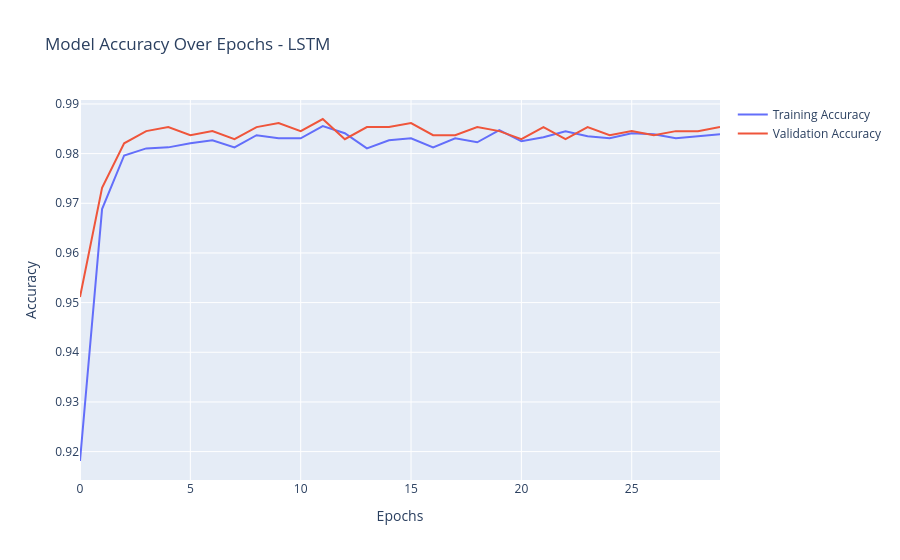

Notebook code cell kept with this figure:
### Markdown cell above
**Biểu đồ Accuracy qua các Epochs**:

Biểu đồ thể hiện sự thay đổi của **độ chính xác (Accuracy)** trong quá trình huấn luyện:

- **Training Accuracy**: độ chính xác trên tập huấn luyện.  
- **Validation Accuracy**: độ chính xác trên tập validation.  

Mục đích:  
- Quan sát quá trình học của mô hình.  
- Phát hiện tình trạng **overfitting** (khi training accuracy tăng cao nhưng validation accuracy không tăng hoặc giảm).  
- Đánh giá tính ổn định của mô hình qua số epoch.

### Code cell
# Vẽ biểu đồ Accuracy theo epochs 
import plotly.graph_objects as go

fig10 = go.Figure()
fig10.add_trace(go.Scatter(y=history.history['accuracy'], mode='lines', name='Training Accuracy'))
fig10.add_trace(go.Scatter(y=history.history['val_accuracy'], mode='lines', name='Validation Accuracy'))

fig10.update_layout(
    title="Model Accuracy Over Epochs - LSTM",
    xaxis_title="Epochs",
    yaxis_title="Accuracy"
)

fig10.show()

### Figure 1 — Plotly figure (JSON) as saved in the notebook; plotly's stock layout.template omitted (floating-point values rounded to 4 significant figures)
{"data": [{"mode": "lines", "name": "Training Accuracy", "type": "scatter", "y": [0.9181, 0.9688, 0.9796, 0.9811, 0.9813, 0.9821, 0.9827, 0.9813, 0.9837, 0.9831, 0.9831, 0.9855, 0.9841, 0.9811, 0.9827, 0.9831, 0.9813, 0.9831, 0.9823, 0.9847, 0.9825, 0.9833, 0.9845, 0.9835, 0.9831, 0.9841, 0.9839, 0.9831, 0.9835, 0.9839]}, {"mode": "lines", "name": "Validation Accuracy", "type": "scatter", "y": [0.9511, 0.9731, 0.9821, 0.9845, 0.9853, 0.9837, 0.9845, 0.9829, 0.9853, 0.9862, 0.9845, 0.987, 0.9829, 0.9853, 0.9853, 0.9862, 0.9837, 0.9837, 0.9853, 0.9845, 0.9829, 0.9853, 0.9829, 0.9853, 0.9837, 0.9845, 0.9837, 0.9845, 0.9845, 0.9853]}], "layout": {"title": {"text": "Model Accuracy Over Epochs - LSTM"}, "xaxis": {"title": {"text": "Epochs"}}, "yaxis": {"title": {"text": "Accuracy"}}}}
